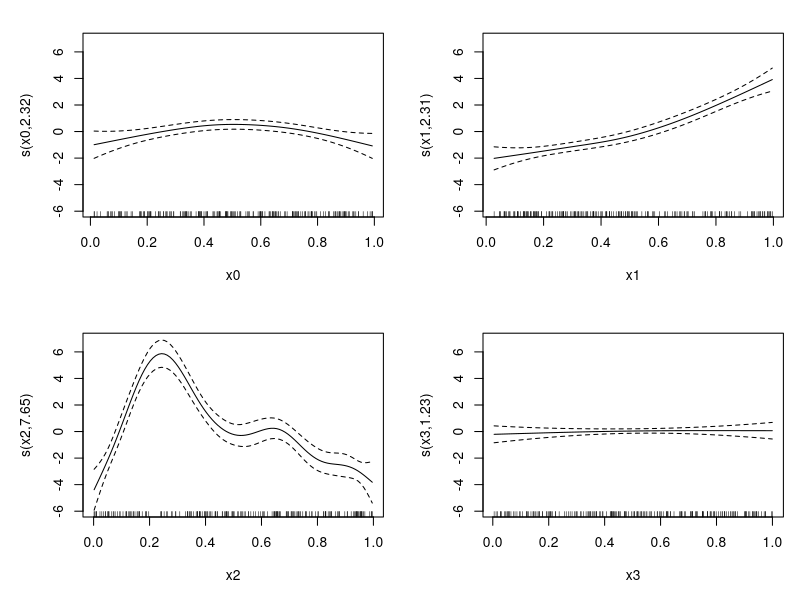
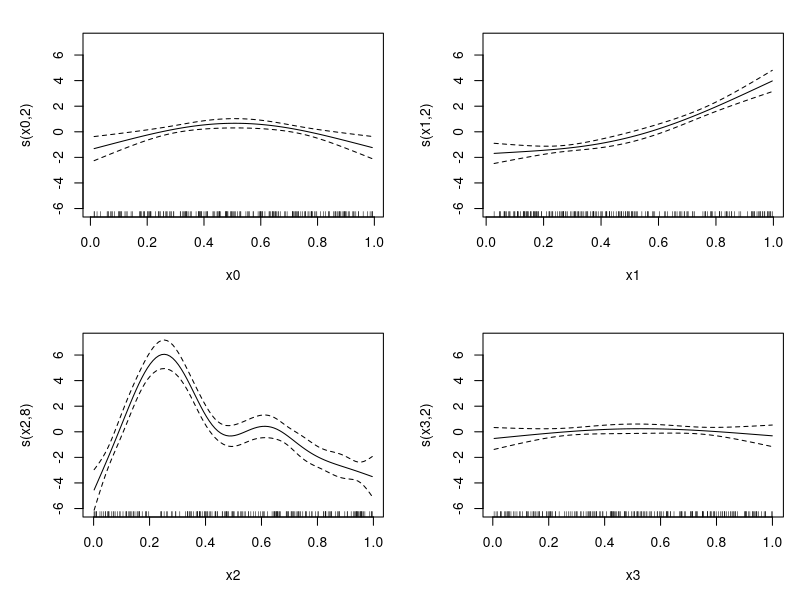
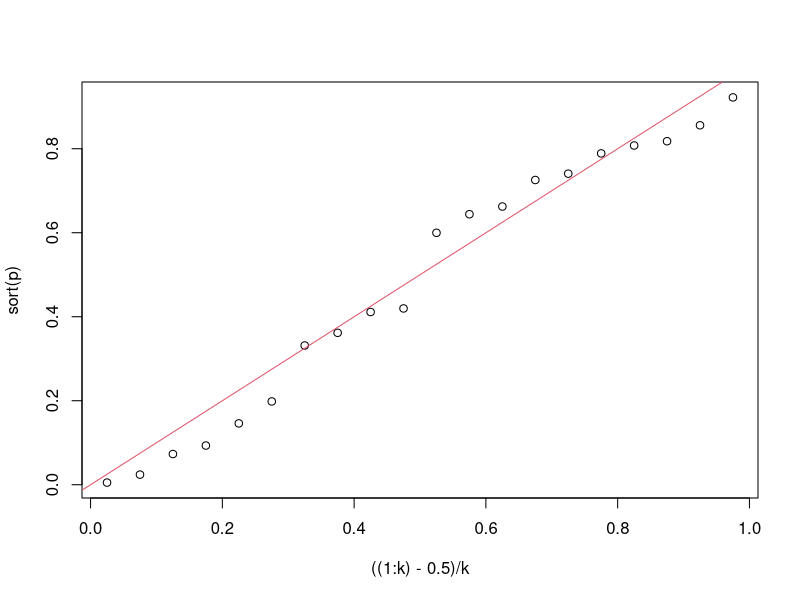

These figures' R source, in order:
library(mgcv)


### Name: summary.gam
### Title: Summary for a GAM fit
### Aliases: summary.gam print.summary.gam
### Keywords: models smooth regression

### ** Examples

library(mgcv)
set.seed(0)

dat <- gamSim(1,n=200,scale=2) ## simulate data

b <- gam(y~s(x0)+s(x1)+s(x2)+s(x3),data=dat)
plot(b,pages=1)
summary(b)

## now check the p-values by using a pure regression spline.....
b.d <- round(summary(b)$edf)+1 ## get edf per smooth
b.d <- pmax(b.d,3) # can't have basis dimension less than 3!
bc<-gam(y~s(x0,k=b.d[1],fx=TRUE)+s(x1,k=b.d[2],fx=TRUE)+
        s(x2,k=b.d[3],fx=TRUE)+s(x3,k=b.d[4],fx=TRUE),data=dat)
plot(bc,pages=1)
summary(bc)

## Example where some p-values are less reliable...
dat <- gamSim(6,n=200,scale=2)
b <- gam(y~s(x0,m=1)+s(x1)+s(x2)+s(x3)+s(fac,bs="re"),data=dat)
## Here s(x0,m=1) can be penalized to zero, so p-value approximation
## cruder than usual...
summary(b) 

## p-value check - increase k to make this useful!
k<-20;n <- 200;p <- rep(NA,k)
for (i in 1:k)
{ b<-gam(y~te(x,z),data=data.frame(y=rnorm(n),x=runif(n),z=runif(n)),
         method="ML")
  p[i]<-summary(b)$s.p[1]
}
plot(((1:k)-0.5)/k,sort(p))
abline(0,1,col=2)
ks.test(p,"punif") ## how close to uniform are the p-values?

## A Gamma example, by modify `gamSim' output...
 
dat <- gamSim(1,n=400,dist="normal",scale=1)
dat$f <- dat$f/4 ## true linear predictor 
Ey <- exp(dat$f);scale <- .5 ## mean and GLM scale parameter
## Note that `shape' and `scale' in `rgamma' are almost
## opposite terminology to that used with GLM/GAM...
dat$y <- rgamma(Ey*0,shape=1/scale,scale=Ey*scale)
bg <- gam(y~ s(x0)+ s(x1)+s(x2)+s(x3),family=Gamma(link=log),
          data=dat,method="REML")
summary(bg)
